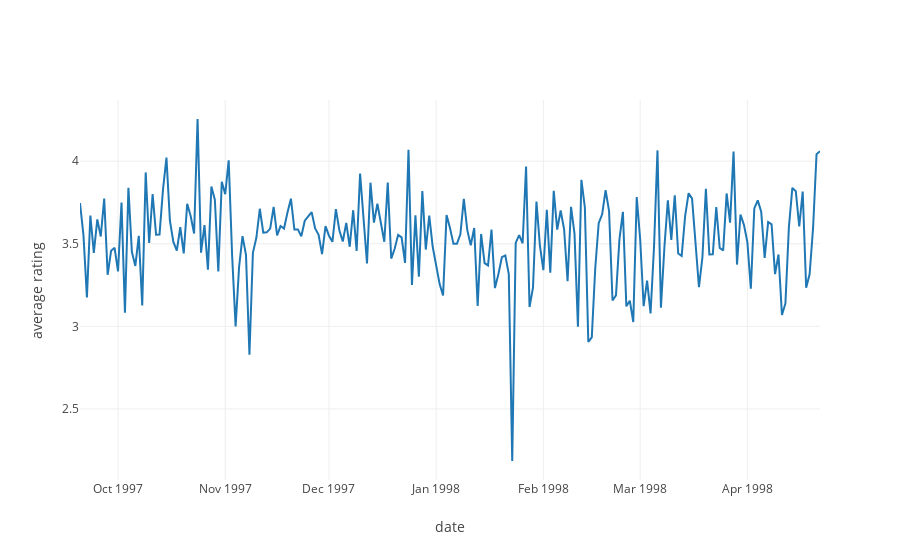

Notebook cell for this chart:
### Code cell
trace0 = Scatter(
                x = average_date_rating.index,
                y = average_date_rating.rating
                )
data = [trace0]
layout = dict(xaxis = dict(title = 'date'),
              yaxis = dict(title = 'average rating'),
             )
fig = dict(data = data, layout = layout)
plot.iplot(fig, filename = 'average rating over the years')

### Figure 1 — Plotly figure (JSON) as saved in the notebook; plotly's stock layout.template omitted (floating-point values rounded to 4 significant figures; data arrays with more than 128 entries replaced by an {"elided": "..."} marker saying what was removed)
{"data": [{"type": "scatter", "x": {"elided": "213 str values"}, "y": {"elided": "213 float values"}}], "layout": {"xaxis": {"title": "date"}, "yaxis": {"title": "average rating"}}}
